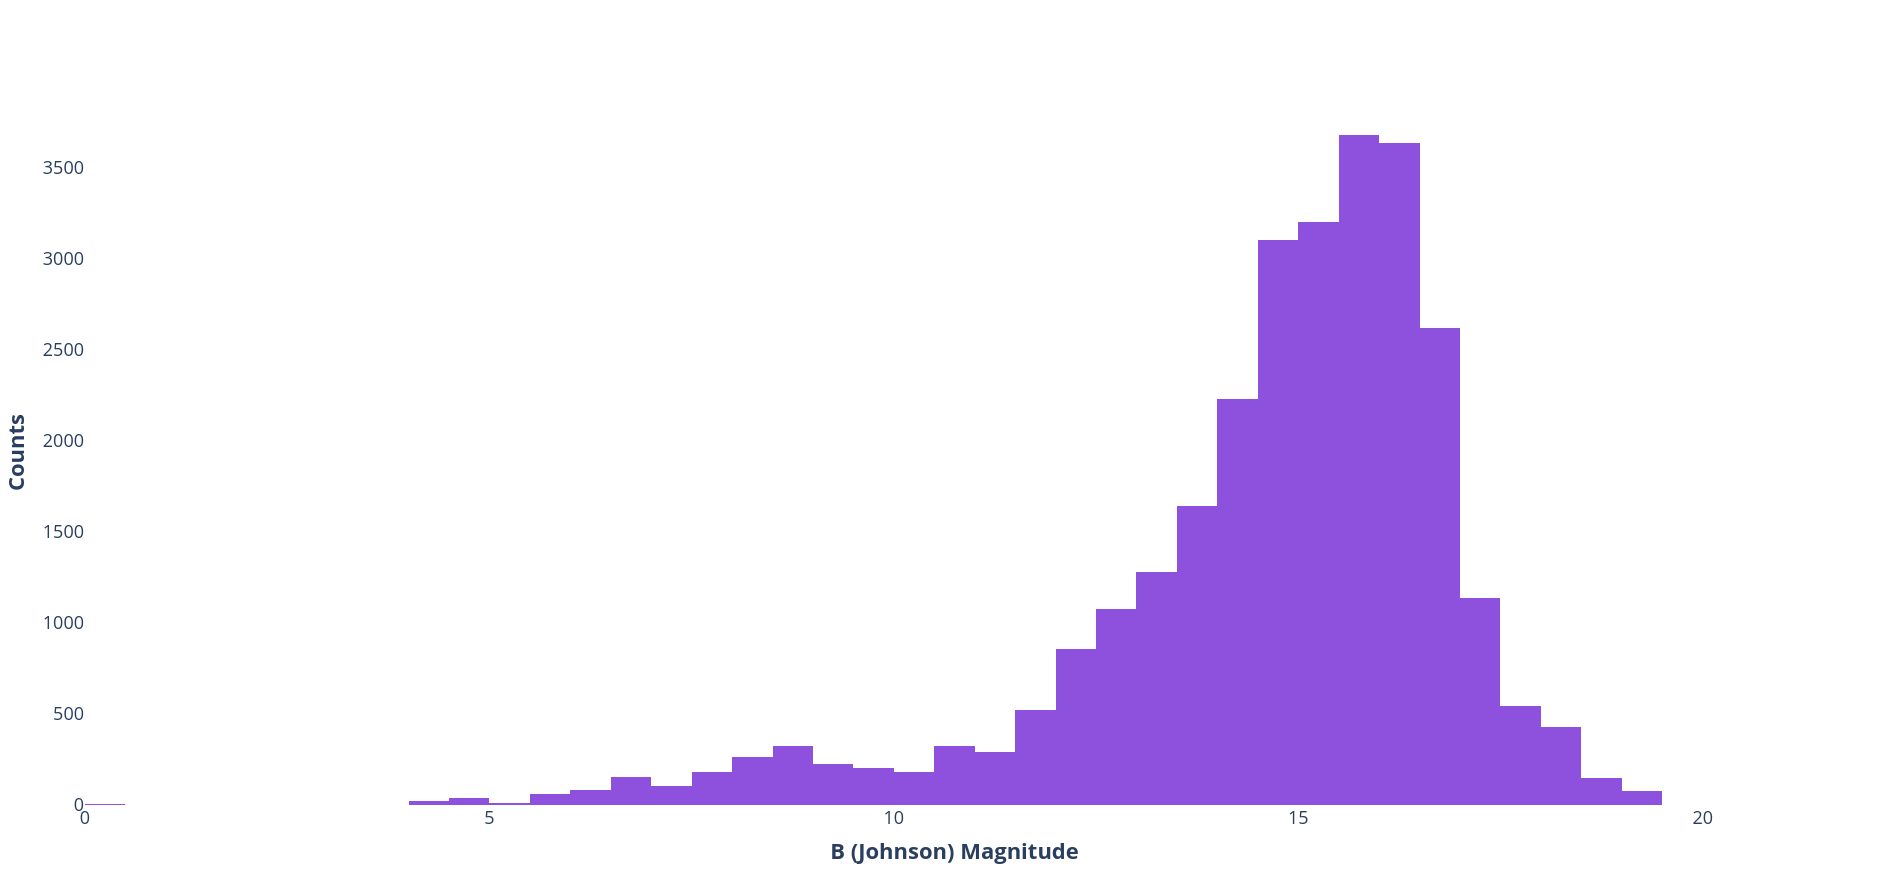

Recreate this plot in Python.
# Paths:
path_data = "data/"

# Packages:
import numpy as np
import pandas as pd
import plotly.graph_objects as go

# Display options:
pd.set_option("display.width", 1200)
pd.set_option("display.max_columns", 300)
pd.set_option("display.max_rows", 300)

# Dataset:
df = pd.read_csv(path_data + "nasa_exoplanets.csv")
df_varnames = pd.read_csv(path_data + "nasa_exoplanets_var_names.csv")

# Variables:
x_var = "sy_bmag"
x_var_name = df_varnames.loc[(df_varnames["var"] == x_var), ["var_name"]].values[0][0]

# Adapt the data:
x_vals = df[x_var]

# Plot:
fig = go.Figure(
    data = [
        go.Histogram(
            x = x_vals,
            histfunc = "count",
            nbinsx = 100,
            marker_color = "#813DDA",
            opacity = 0.9
        )
    ]
)
fig.update_traces(
    hovertemplate = "<b>Counts: %{y:,}<br>" + 
                    x_var_name + ": %{x:,}</b><extra></extra>"
)
fig.update_layout(
    xaxis_title = "<b>" + x_var_name + "</b>" ,
    yaxis_title = "<b>Counts</b>",
    font = dict(
        size = 18
    ),
    showlegend = False,
    plot_bgcolor = "white",
    hoverlabel = dict(
        font_size = 18,
        font_family = "Rockwell"
    )
)
fig.show()
